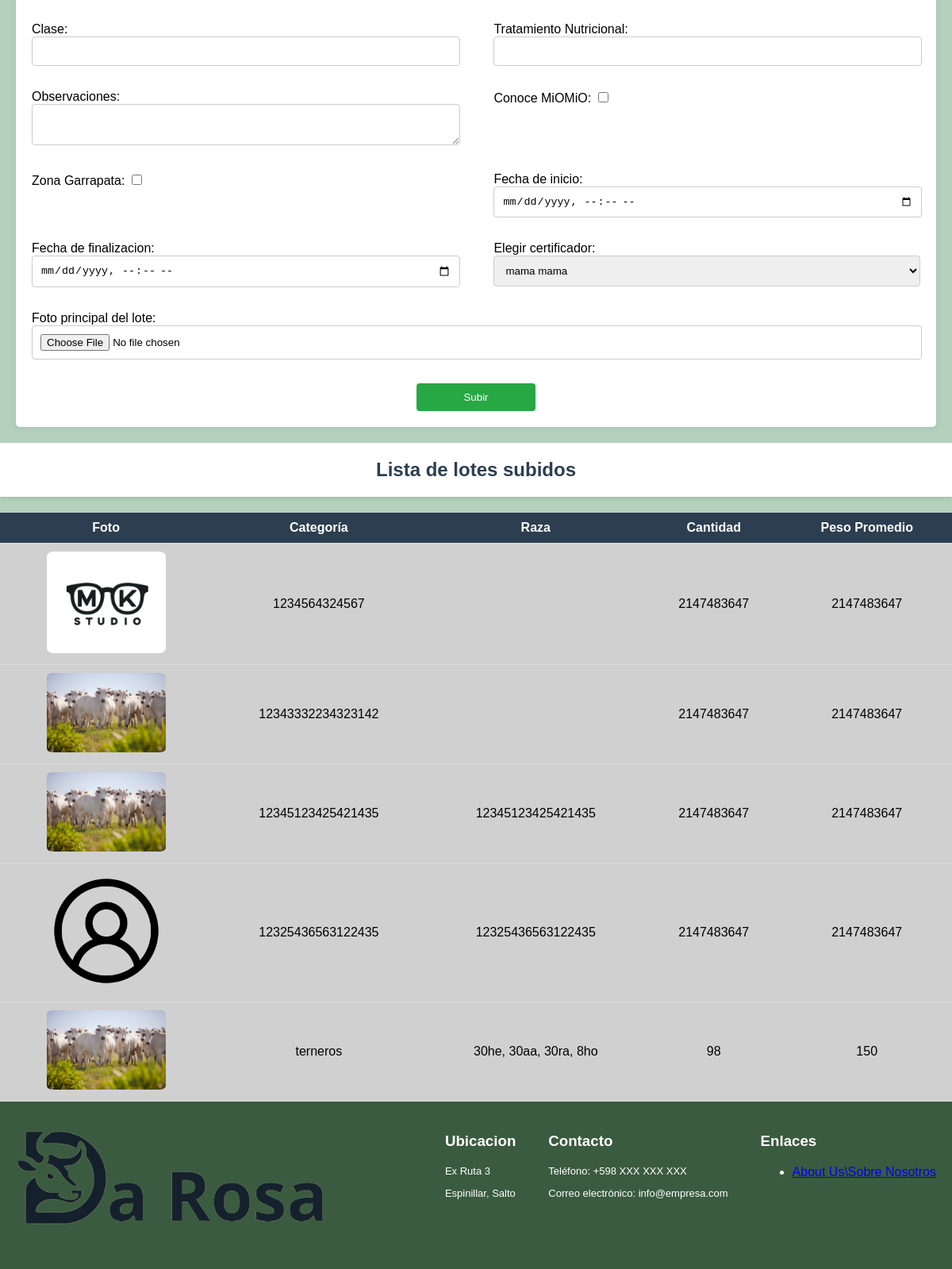
Page /paginas/lotes.php (lower part) on the earlier database version.
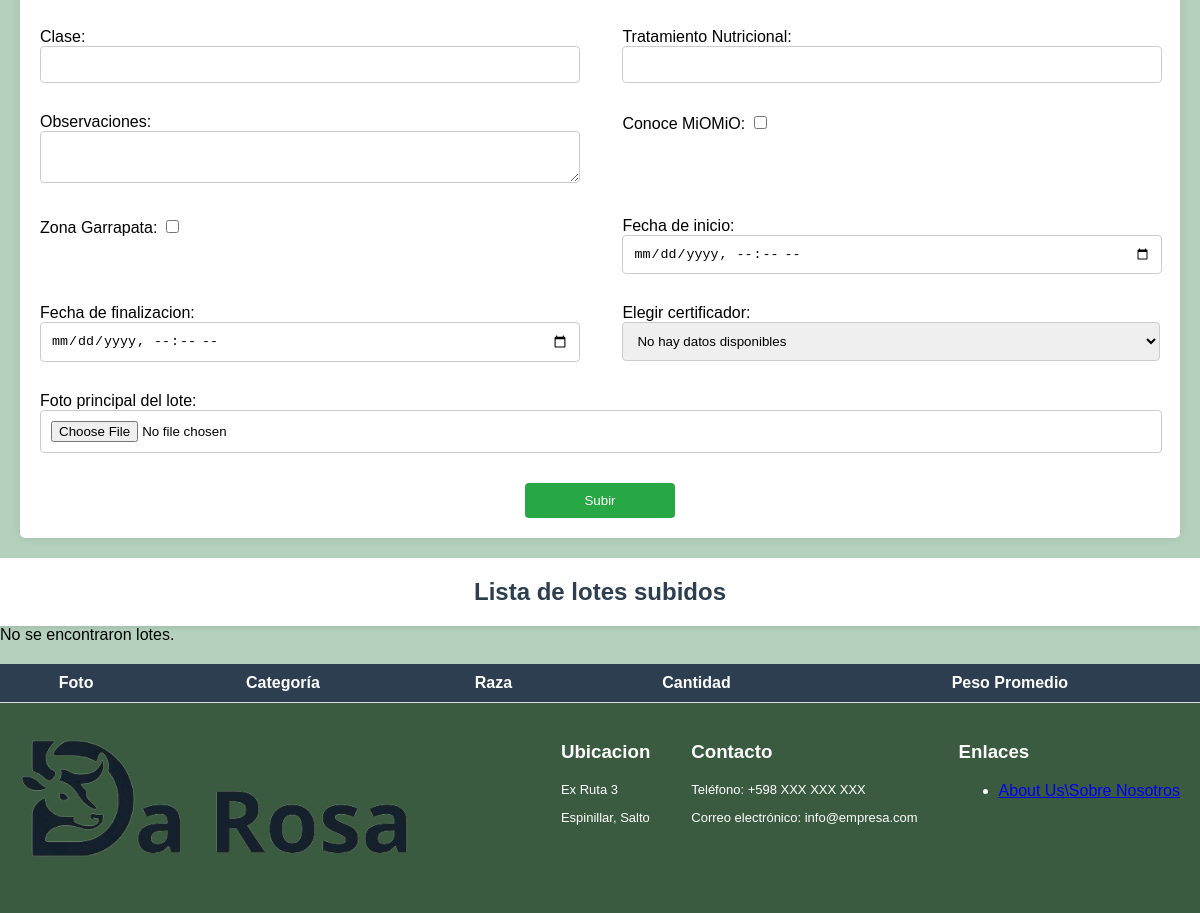
Same page on the later database version.
### tables this page shows
CREATE TABLE `archivo` (
  `id_archivo` int(11) NOT NULL,
  `ruta` varchar(255) DEFAULT NULL,
  `tipo` varchar(50) DEFAULT NULL,
  `id_lote` int(11) DEFAULT NULL
);

CREATE TABLE `lotes` (
  `id_lote` int(11) NOT NULL,
  `categoria` varchar(40) DEFAULT NULL,
  `cantidad` int(11) DEFAULT NULL,
  `peso_promedio` int(11) DEFAULT NULL,
  `peso_maximo` int(11) DEFAULT NULL,
  `peso_minimo` int(11) DEFAULT NULL,
  `cant_pesada` int(11) DEFAULT NULL,
  `clase` varchar(20) DEFAULT NULL,
  `estado` varchar(20) DEFAULT NULL,
  `raza` varchar(60) DEFAULT NULL,
  `edad` int(11) DEFAULT NULL,
  `sanidad` varchar(255) DEFAULT NULL,
  `tratamiento_nutricional` varchar(255) DEFAULT NULL,
  `conoce_miomio` tinyint(1) DEFAULT NULL,
  `zona_garrapata` tinyint(1) DEFAULT NULL,
  `observaciones` text DEFAULT NULL,
  `fecha_inicio` datetime DEFAULT NULL,
  `fecha_fin` datetime DEFAULT NULL,
  `vendido` tinyint(1) NOT NULL DEFAULT 0,
  `id_certificador` int(11) DEFAULT NULL
);

### paginas/lotes.php (the view, shortened to what this page needs)
<?php
include '../includes/conexion.php';
$sql = "SELECT l.id_lote, l.categoria, l.raza, l.cantidad, l.peso_promedio, a.ruta
        FROM lotes l
        LEFT JOIN archivo a ON a.id_lote = l.id_lote WHERE l.vendido='0';";
$result = mysqli_query($conexion, $sql);
@$rol_usuario = $_SESSION['rol'];
$sql_cert = "SELECT * FROM certificador;";
$result_cert = mysqli_query($conexion, $sql_cert);
?>
<!DOCTYPE html>
<html lang="es">
<head>
    <link rel="stylesheet" href="../css/lotes.css">
</head>
<?php
    if ($rol_usuario == 'Administrador'){
            include '../includes/headeradmin.php';
    }else{
            include '../includes/header.php';
    }
    ?>
<body>
    <form action="" method="post" enctype="multipart/form-data">
        <div class="info">
            <label for="edad">Edad:
            </label>
            <label for="sanidad">Sanidad:
            </label>
            <label for="Clase">Clase:
                <input type="text" name="clase" required>
            </label>
            <label for="tratamiento_nutricional">Tratamiento Nutricional:
                <input type="text" name="tratamiento_nutricional" required>
            </label>
            <label for="observaciones">Observaciones:
                <textarea name="observaciones"></textarea>
            </label>
            <label for="conoce_miomio">Conoce MiOMiO:
                <input type="checkbox" name="conoce_miomio" value="1">
            </label>
            <label for="zona_garrapata">Zona Garrapata:
                <input type="checkbox" name="zona_garrapata" value="1">
            </label>
            <label for="fecha_inicio">Fecha de inicio:
                <input type="datetime-local" name="fecha_inicio" required>
            </label>
            <label for="fecha_finalizacion">Fecha de finalizacion:
                <input type="datetime-local" name="fecha_finalizacion" required>
            </label>
            <label for="certificador">Elegir certificador:
                <select name="certificador" required>
                <?php
                    if ($result_cert->num_rows > 0) {
                        while ($row = $result_cert->fetch_assoc()) {
                            echo '<option value="' . $row['id_certificador'] . '">' . $row['nombre'] . " " . $row['apellido'] .'</option>';
                        }
                    } else {
                        echo '<option value="">No hay datos disponibles</option>';
                    }
                    ?>
                </select>
            </label>
        </div>
        <label for="foto_lote">Foto principal del lote:
            <input type="file" name="archivo" id="foto_lote" required accept=".jpg, .png">
        </label>
        <div class="btn">
            <input type="submit" value="Subir">
        </div>
    </form>
    <h2>Lista de lotes subidos</h2>
    <table class="listas">
        <thead>
            <tr>
                <th>Foto</th>
                <th>Categoría</th>
                <th>Raza</th>
                <th>Cantidad</th>
                <th>Peso Promedio</th>
            </tr>
        </thead>
        <tbody>
            <div class="fila_tabla">
            <?php
                if (mysqli_num_rows($result) > 0) {
                    while ($row = mysqli_fetch_assoc($result)) {
                        echo "<tr>";
                        echo "<td><a href='administrar_lote.php?id=" . $row['id_lote'] . "'><img src='" . $row['ruta'] . "' alt='" . $row['categoria'] . "'></a></td>";
                        echo "<td>" . $row['categoria'] . "</td>";
                        echo "<td>" . $row['raza'] . "</td>";
                        echo "<td>" . $row['cantidad'] . "</td>";
                        echo "<td>" . $row['peso_promedio'] . "</td>";
                        echo "</tr>";
                    }
                } else {
                    echo "No se encontraron lotes.";
                }
            ?>
            </div>
        </tbody>
    </table>
</body>
<?php include '../includes/footer.php'; ?>
</html>

Differences in the rows shown:
removed archivo: ruta+id_lote (picture), id_lote.categoria "1234564324567", id_lote.cantidad "2147483647", id_lote.peso_promedio "2147483647"
removed archivo: ruta+id_lote (picture), id_lote.categoria "12343332234323142", id_lote.cantidad "2147483647", id_lote.peso_promedio "2147483647"
removed archivo: ruta+id_lote (picture), id_lote.categoria "12345123425421435", id_lote.raza "12345123425421435", id_lote.cantidad "2147483647", id_lote.peso_promedio "2147483647"
removed archivo: ruta+id_lote (placeholder picture), id_lote.categoria "12325436563122435", id_lote.raza "12325436563122435", id_lote.cantidad "2147483647", id_lote.peso_promedio "2147483647"
removed archivo: ruta+id_lote (picture), id_lote.categoria "terneros", id_lote.raza "30he, 30aa, 30ra, 8ho", id_lote.cantidad "98", id_lote.peso_promedio "150"
Other differences:
form field certificador: "mama mama" → "No hay datos disponibles"
text now shown: "No se encontraron lotes."
